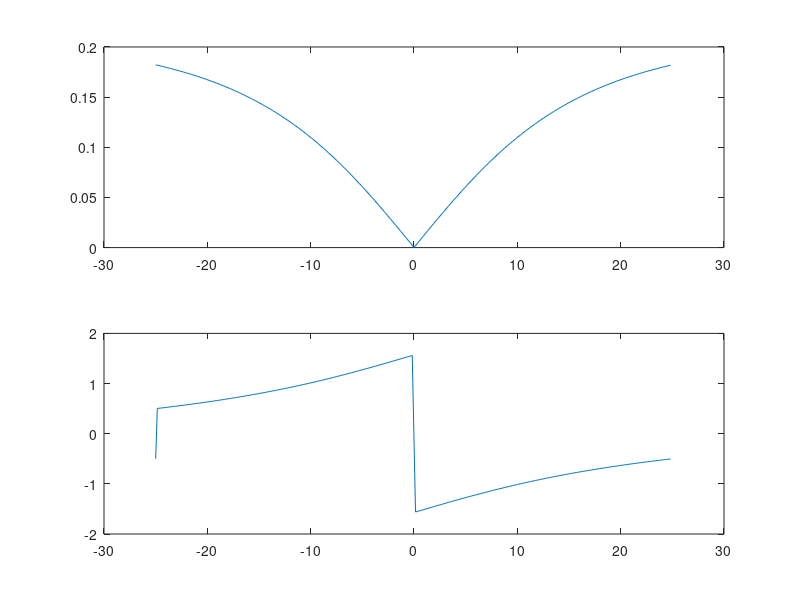
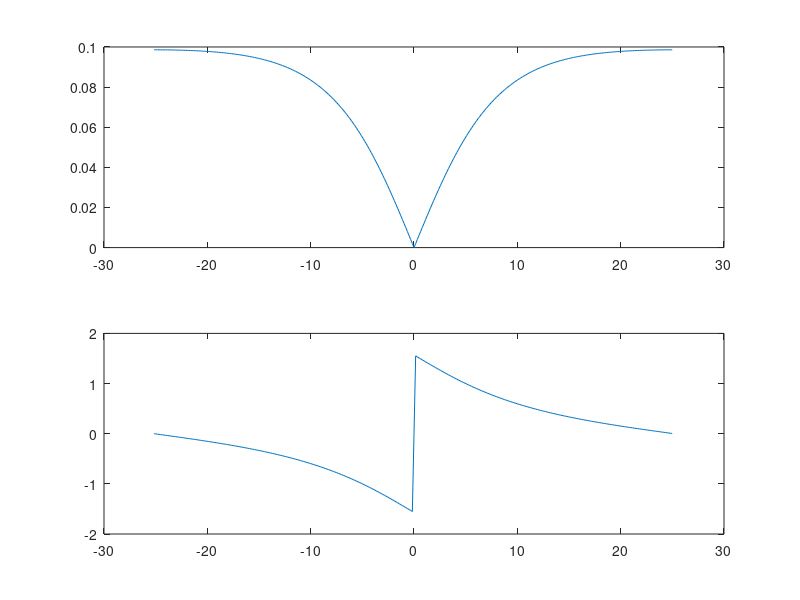
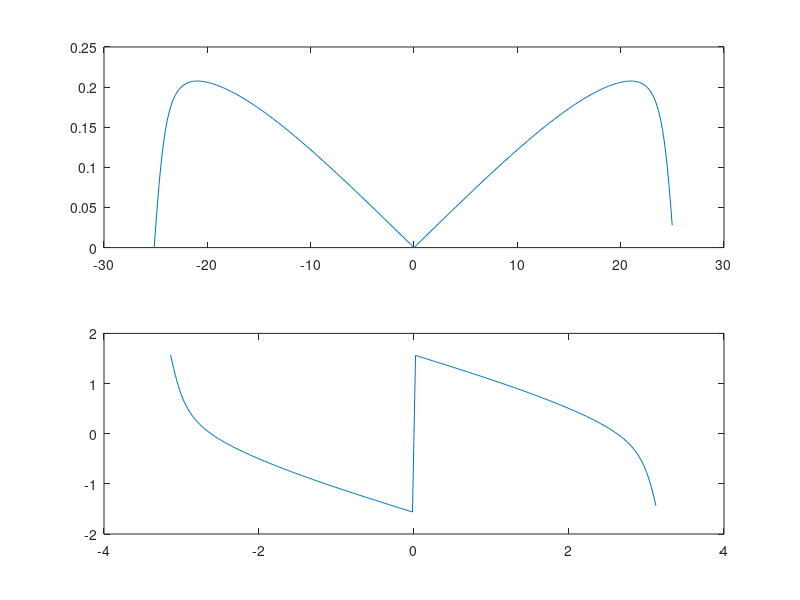

These figures' MATLAB source, in order:
%Transformada de Laplace
Fm2 = 50;
Ts = 1/Fm2;
w2= 0:Ts:2*pi-Ts;%Podria ser freq = 0:Fm2 --> w = 2*pi*freq*Ts
z2 = exp(-j*w2);%Aproximo la s con la transformada de furier o la s "ideal"
s = log(z2)/Ts;
f2=-pi:Ts:pi-Ts;

h = (12500*s) ./ (44*s.^2 + 60225*s + 625*10^4);
h_f = [h(floor(length(h)/2)+1:length(h)) h(1:floor(length(h)/2))];

figure(1);
subplot(2,1,1);
plot(f2*(Fm2/(2*pi)),abs(h_f));%Expresamos los graficos de magnitud en dB
subplot(2,1,2);
plot(f2*(Fm2/(2*pi)),angle(h_f));

%Sacamos el valor de la frecuencia de corte a partir de buscar en el vector h
%Transformo las magnitudes a decibeles para poder hacer una comparacion correcta
val_max = 20*log10(max(abs(h)));
freq_corte = 0;
for i = 1:floor(length(h)/2) %Debo recorrer hasta nyquist para hallar la frecuencia de corte mayor
	if(20*log10(abs(h(i))) >= (val_max - 3) )
		freq_corte = i;
		break;
	endif
endfor
disp("Frecuencia de corte");
disp( w2(freq_corte)*(Fm2/(2*pi)) );

%Inicializamos
Fm=4*(w2(freq_corte)*(Fm2/(2*pi)));%Uso 4 veces la frecuencia de muestreo segun la frecuencia de corte hallada
%Pudimos notar que el H(s) se basa en un sistema de ecuaciones definidas para un tipo de filtro con una frecuencia de corte especifica para un espectro de determinada definicion frecuencial. Por lo tanto usar una frecuencia de muestreo que crea un espectro con mucho mayor resolucion frecuencial que la que tenia el filtro original, se observan deformaciones en la respuesta frecuencial. (Constatar en el coloquio!!!)
T=1/Fm;
w = 0:T:2*pi-T;
r = 1;
z = r*exp(j*w);
f=-pi:T:pi-T;


%Transformada de Euler

s1 = (1-z.^-1)./T;
h1 = (12500*s1) ./ (44*s1.^2 + 60225*s1 + 625*10^4);
h1_f = [h1(floor(length(h1)/2)+1:length(h1)) h1(1:floor(length(h1)/2))];

figure(2);
subplot(2,1,1);
plot(f*(Fm/(2*pi)),abs(h1_f));
subplot(2,1,2);
plot(f*(Fm/(2*pi)),angle(h1_f));
%freqz_plot(w,h1);

%Transformada Bilineal

s2 = (2/T) * (1 - z.^-1)./(z.^-1 + 1);
h2 = (12500*s2) ./ (44*s2.^2 + 60225*s2 + 625*10^4);  

h2_f = [h2(floor(length(h2)/2)+1:length(h2)) h2(1:floor(length(h2)/2))];

figure(3);
subplot(2,1,1);
plot(f*(Fm/(2*pi)),abs(h2_f));
subplot(2,1,2);
plot(f,angle(h2_f));
%freqz_plot(w,h2);
